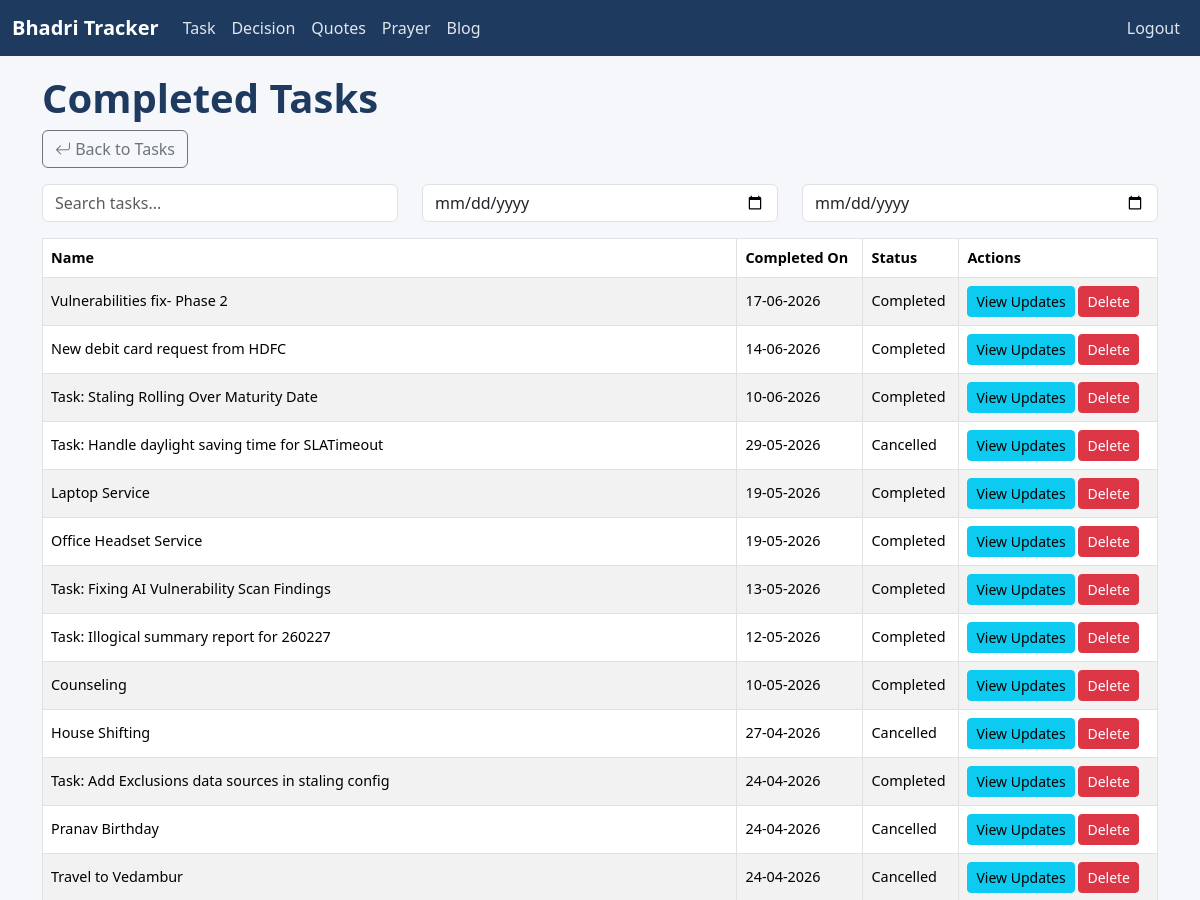
The app's page /history/ (signed in, upper part), older data.
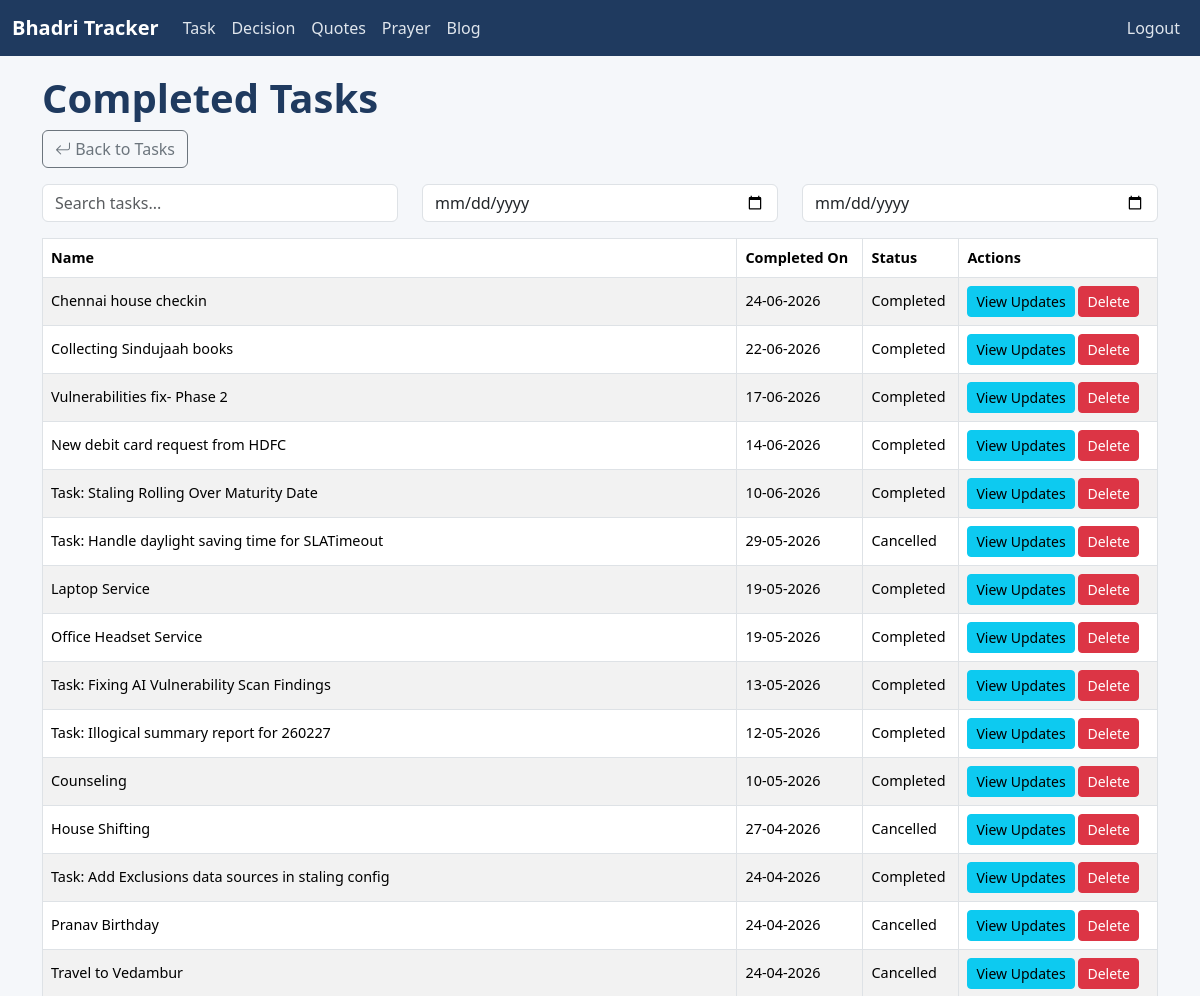
The same page, newer data.
### tracker/models.py (models this page shows, shortened)
class Task(models.Model):
    STATUS_CHOICES = [
        ('Opened', 'Opened'),
        ('InProgress', 'In Progress'),
        ('Completed', 'Completed'),
        ('Cancelled', 'Cancelled'),
        ('Hold', 'Hold'),
    ]
    name = models.CharField(max_length=200)
    status = models.CharField(max_length=20, choices=STATUS_CHOICES, default='Opened')
    task_type = models.ForeignKey(TaskType, on_delete=models.CASCADE)
    started_date = models.DateField(default=timezone.localtime(), null=True, blank=True)
    created_date = models.DateField(auto_now_add=True)
    updated_date = models.DateField(auto_now=True)
    completed_date = models.DateField(null=True, blank=True)
    target_date = models.DateField(default=timezone.localtime(), null=True, blank=True)
    is_bookmark = models.BooleanField(default=False)
    is_private = models.BooleanField(default=False)
    is_important = models.BooleanField(default=False)
    is_template = models.BooleanField(default=False)

### tracker/views.py (the view)
# urls.py: path('history/', views.TaskHistoryView.as_view(), name='task_history'),
class TaskHistoryView(LoginRequiredMixin, ListView):
    model = Task
    template_name = 'tracker/task_history.html'
    context_object_name = 'tasks'
    def get_queryset(self):
        queryset = Task.objects.filter(status__in=['Completed', 'Cancelled']).exclude(is_template=True).order_by('-completed_date')
        search = self.request.GET.get('search', '').strip()
        start_date = self.request.GET.get('start_date')
        end_date = self.request.GET.get('end_date')
        if search:
            queryset = queryset.filter(
                Q(name__icontains=search) |
                Q(updates__description__icontains=search)
            ).distinct()
        if start_date and end_date:
            queryset = queryset.filter(
                Q(started_date__range=[start_date, end_date]) |
                Q(completed_date__range=[start_date, end_date])
            )
        return queryset
    def render_to_response(self, context, **response_kwargs):
        if self.request.headers.get('HX-Request'):
            return render(self.request, 'tracker/task_history_rows.html', context)
        return super().render_to_response(context, **response_kwargs)

### tracker/context_processors.py (called while the page is built)
def active_notifications(request):
    today = timezone.localdate()
    notifications = Notification.objects.filter(
        is_completed=False,
        date__gte=today,
        date__lte=today + timedelta(days=7)
    ).order_by('date')
    return {
        'active_notifications': notifications
    }

### templates/tracker/task_history.html (shortened to what this page needs)
{% extends 'base.html' %}
{% block content %}
<h1>Completed Tasks</h1>
<a href="{% url 'tracker:task_list' %}" class="btn btn-outline-secondary mb-3"><i class="bi bi-arrow-return-left"></i> Back to Tasks</a>
<div class="row mb-3">
    <div class="col-md-4">
        <input
            type="text"
            name="search"
            class="form-control"
            placeholder="Search tasks..."
            hx-get="{% url 'tracker:task_history' %}"
            hx-trigger="keyup changed delay:300ms"
            hx-target="#taskTableBody"
            hx-include="#dateFilters"
        />
    </div>
    <div class="col-md-4">
        <input
            type="date"
            name="start_date"
            class="form-control"
            id="dateFilters"
            hx-get="{% url 'tracker:task_history' %}"
            hx-trigger="change"
            hx-target="#taskTableBody"
            hx-include="[name='search'], #dateFilters"
        />
    </div>
    <div class="col-md-4">
        <input
            type="date"
            name="end_date"
            class="form-control"
            hx-get="{% url 'tracker:task_history' %}"
            hx-trigger="change"
            hx-target="#taskTableBody"
            hx-include="[name='search'], #dateFilters"
        />
    </div>
</div>
<div class="table-responsive">
<table class="table table-striped table-bordered align-middle text-nowrap">
  <thead>
      <tr>
          <th>Name</th>
          <th>Completed On</th>
          <th>Status</th>
          <th>Actions</th>
      </tr>
  </thead>
  <tbody id="taskTableBody">
      {% include 'tracker/task_history_rows.html' %}
  </tbody>
</table>
</div>
{% endblock %}

### templates/tracker/task_history_rows.html
{% for task in tasks %}
<tr>
    <td>{{ task.name }}</td>
    <td>{{ task.completed_date|date:"d-m-Y" }}</td>
    <td>{{ task.status }}</td>
    <td>
        <a href="{% url 'tracker:update_list' task.id %}" class="btn btn-sm btn-info">View Updates</a>
        <a href="{% url 'tracker:task_delete' task.id %}" class="btn btn-sm btn-danger">Delete</a>
    </td>
</tr>
{% empty %}
<tr>
    <td colspan="3" class="text-center">No matching tasks.</td>
</tr>
{% endfor %}

Row changes from the older to the newer data that the page shows:
added Task: name "Chennai house checkin", completed_date "24-06-2026", status "Completed"
added Task: name "Collecting Sindujaah books", completed_date "22-06-2026", status "Completed"
